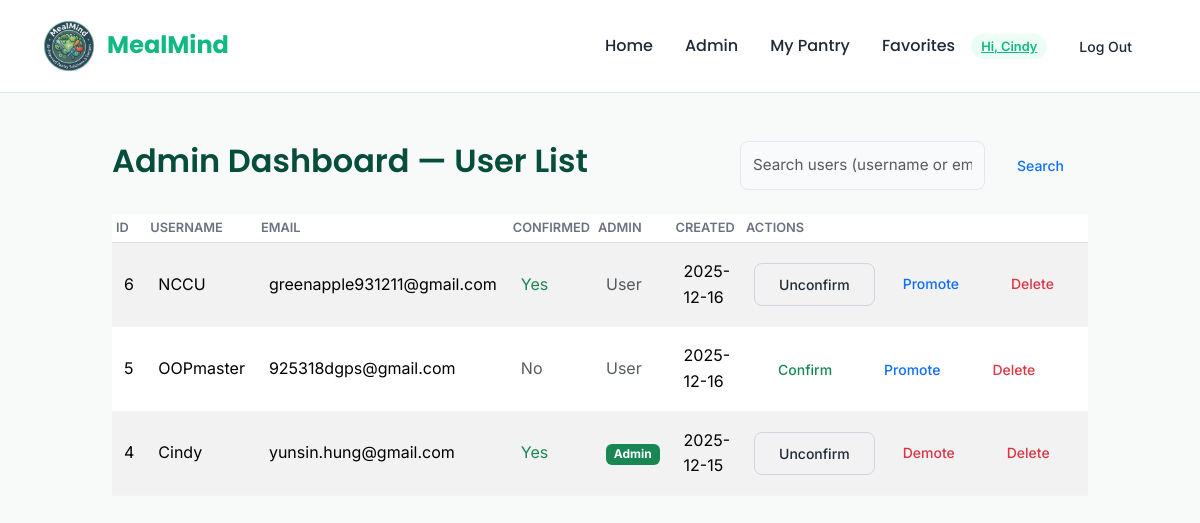
Page /admin (signed in) on the committed database.
### app/models.py (models this page shows, shortened)
class User(UserMixin, db.Model):
    __tablename__ = "users"
    id = db.Column(db.Integer, primary_key=True)
    username = db.Column(db.String(150), unique=True, nullable=False)
    email = db.Column(db.String, unique=True, nullable=False)
    password = db.Column(db.String, nullable=False)
    created_on = db.Column(db.DateTime, nullable=False)
    is_admin = db.Column(db.Boolean, nullable=False, default=False)
    is_confirmed = db.Column(db.Boolean, nullable=False, default=False)
    confirmed_on = db.Column(db.DateTime, nullable=True)
    allergies = db.Column(db.JSON, nullable=True)

### app/routes.py (the view)
@routes_bp.route('/admin')
@login_required
def admin_dashboard():
    if not getattr(current_user, 'is_admin', False):
        abort(403)
    from .models import User
    q = request.args.get('q', '').strip()
    users_query = User.query.order_by(User.created_on.desc())
    if q:
        users_query = users_query.filter((User.username.ilike(f"%{q}%")) | (User.email.ilike(f"%{q}%")))
    users = users_query.all()
    return render_template('admin_dashboard.html', users=users, q=q)

### app/__init__.py (called while the page is built)
def create_app(config_class=None):
    if config_class is None:
        if os.getenv('VERCEL') or os.getenv('FLASK_ENV') == 'production':
            config_class = ProductionConfig
        else:
            config_class = DevelopmentConfig
    app = Flask(__name__, template_folder='templates', static_folder='static')
    CORS(app)
    app.config.from_object(config_class)
    db.init_app(app)
    login_manager = LoginManager()
    login_manager.login_view = 'routes.login'
    login_manager.init_app(app)
    from .models import User
    @login_manager.user_loader
    def load_user(user_id):
        return User.query.get(int(user_id))
    mail = Mail()
    mail.init_app(app)
    import app as _app
    _app.mail = mail
    from .routes import routes_bp
    app.register_blueprint(routes_bp)
    return app

### app/templates/admin_dashboard.html (shortened to what this page needs)
{% extends 'home/base.html' %}
{% block content %}
<div class="d-flex justify-content-between align-items-center mb-4">
    <h2>Admin Dashboard — User List</h2>
    <form class="d-flex" method="get" action="{{ url_for('routes.admin_dashboard') }}">
        <input name="q" class="form-control form-control-sm me-2" placeholder="Search users (username or email)" value="{{ q }}">
        <button class="btn btn-sm btn-outline-primary" type="submit">Search</button>
    </form>
</div>
<div class="table-responsive">
    <table class="table table-sm table-striped align-middle">
        <thead>
            <tr>
                <th>ID</th>
                <th>Username</th>
                <th>Email</th>
                <th>Confirmed</th>
                <th>Admin</th>
                <th>Created</th>
                <th>Actions</th>
            </tr>
        </thead>
        <tbody>
            {% for u in users %}
            <tr>
                <td>{{ u.id }}</td>
                <td>{{ u.username }}</td>
                <td>{{ u.email }}</td>
                <td>{% if u.is_confirmed %}<span class="text-success">Yes</span>{% else %}<span class="text-muted">No</span>{% endif %}</td>
                <td>{% if u.is_admin %}<span class="badge bg-success">Admin</span>{% else %}<span class="text-muted">User</span>{% endif %}</td>
                <td>{{ u.created_on.strftime('%Y-%m-%d') if u.created_on else '' }}</td>
                <td>
                    <div class="d-flex gap-1">
                        <form method="post" action="{{ url_for('routes.admin_user_action', user_id=u.id) }}">
                            <button class="btn btn-sm btn-outline-{{ 'secondary' if u.is_confirmed else 'success' }}" type="submit">{{ 'Unconfirm' if u.is_confirmed else 'Confirm' }}</button>
                        </form>
                        <form method="post" action="{{ url_for('routes.admin_user_action', user_id=u.id) }}">
                            <button class="btn btn-sm btn-outline-{{ 'danger' if u.is_admin else 'primary' }}" type="submit">{{ 'Demote' if u.is_admin else 'Promote' }}</button>
                        </form>
                        <form method="post" action="{{ url_for('routes.admin_user_action', user_id=u.id) }}" onsubmit="return confirm('確定要刪除此使用者嗎？');">
                            <button class="btn btn-sm btn-outline-danger" type="submit">Delete</button>
                        </form>
                    </div>
                </td>
            </tr>
            {% endfor %}
        </tbody>
    </table>
</div>
{% endblock %}

### app/templates/home/base.html (shortened to what this page needs)
<!DOCTYPE html>
<html lang="en">
<head>
    <link href="https://cdn.jsdelivr.net/npm/bootstrap@5.3.2/dist/css/bootstrap.min.css" rel="stylesheet">
    <link rel="stylesheet" href="https://cdnjs.cloudflare.com/ajax/libs/font-awesome/6.4.0/css/all.min.css">
    <link rel="stylesheet" href="{{ url_for('static', filename='style.css') }}">
</head>
<body>
<nav class="navbar navbar-expand-lg sticky-top">
    <div class="container-fluid">
        <a class="navbar-brand" href="{{ url_for('routes.index') }}" style="font-family:'Poppins', sans-serif; color: #10b981; font-weight:700; font-size: 1.5rem;">
            <img src="{{ url_for('static', filename='images/logo.png') }}" class="nav-icon-img" alt="Icon">
            MealMind
        </a>
        <div class="collapse navbar-collapse justify-content-end" id="navbarNav">
            <ul class="navbar-nav align-items-center">
                <li class="nav-item">
                    <a class="nav-link" href="{{ url_for('routes.index') }}">Home</a>
                </li>
                {% if current_user.is_authenticated and current_user.is_admin %}
                    <li class="nav-item">
                        <a class="nav-link" href="{{ url_for('routes.admin_dashboard') }}">Admin</a>
                    </li>
                {% endif %}
                {% if current_user.is_authenticated %}
                    <li class="nav-item">
                        <a class="nav-link" href="{{ url_for('routes.pantry') }}">My Pantry</a>
                    </li>
                    <li class="nav-item">
                        <a class="nav-link" href="{{ url_for('routes.favorites') }}">Favorites</a>
                    </li>
                    <li class="nav-item ms-2">
                        <a class="badge-custom" href="{{ url_for('routes.profile') }}">Hi, {{ current_user.username }}</a>
                    </li>
                    <li class="nav-item ms-2">
                        <a class="btn btn-sm btn-outline-secondary" href="{{ url_for('routes.logout') }}" style="border:none;">Log Out</a>
                    </li>
                {% endif %}
            </ul>
        </div>
    </div>
</nav>
<main class="py-5">
     <div class="container">
    {% block content %}{% endblock %}
    </div>
</main>
</body>
</html>

### app/static/style.css (style rules this page uses)
:root { --primary-green: #10b981; --hover-green: #059669; --bg-color: #f8faf9; --text-main: #1f2937; --text-muted: #6b7280; --card-bg: #ffffff; --border-radius: 12px; }
body { font-family: 'Inter', sans-serif; background-color: var(--bg-color); color: var(--text-main); line-height: 1.6; }
h1, h2, h3, h4, h5 { font-family: 'Poppins', sans-serif; color: #064e3b; font-weight: 600; }
.navbar { background-color: var(--card-bg) !important; border-bottom: 1px solid #e5e7eb; padding: 1rem 2rem; }
.nav-link { font-family: 'Poppins', sans-serif; font-weight: 500; color: var(--text-main) !important; margin-left: 1rem; transition: color 0.2s; }
.nav-icon-img { width: 50px; height: 50px; object-fit: contain; margin-right: 8px; vertical-align: middle; }
.container { max-width: 1000px; margin: 0 auto; }
.form-control, .form-select, .pro-input { background-color: #f9fafb; border: 1px solid #e5e7eb; border-radius: 8px; padding: 12px; font-size: 0.95rem; color: var(--text-main); box-shadow: none !important; }
.btn { display: inline-flex; justify-content: center; align-items: center; text-align: center; border-radius: 8px; padding: 10px 24px; font-weight: 500; border: none; box-shadow: none; transition: background-color 0.2s; }
.btn-outline-secondary { border: 1px solid #d1d5db; color: var(--text-main); }
.table { margin-bottom: 0; }
.table th { font-size: 0.8rem; text-transform: uppercase; color: var(--text-muted); border-bottom-width: 1px; font-weight: 600; }
.table td { vertical-align: middle; padding: 1rem 0.75rem; border-bottom: 1px solid #f3f4f6; }
.badge-custom { background-color: #ecfdf5; color: var(--primary-green); padding: 5px 10px; border-radius: 20px; font-size: 0.8rem; font-weight: 600; }

### rows in the picture
User: username "Cindy", id "4", email "yunsin.hung@gmail.com", shows "Yes", shows "Admin", created_on "2025-12-15", is_confirmed "Unconfirm", is_admin "Demote"
User: id "6", username "NCCU", email "greenapple931211@gmail.com", shows "Yes", shows "User", created_on "2025-12-16", is_confirmed "Unconfirm", is_admin "Promote"
User: id "5", username "OOPmaster", email "925318dgps@gmail.com", shows "No", shows "User", created_on "2025-12-16", is_confirmed "Confirm", is_admin "Promote"
